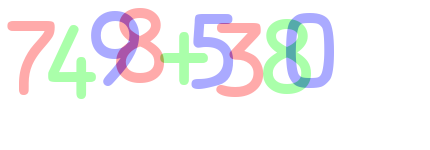
#> input picture 3.png, 430 x 150 px
$ python make_train_data.py
#> lines starting #> are read from the running program, lines starting #| are printed output that depends on the picture; after the words box and inside, x2 and y2 are one past the last pixel; in counts of white or black regions, pixels touching at a corner belong together
#> further down, image is the input picture: shape (150, 430, 3); mean B, G, R 243.7, 242.7, 243.4
### utils.py
import cv2
import numpy as np
import re

# 이미지 내의 문자 형태가 거의 동일하므로, 데이터를 조금만 수집해도 됨
# 가능한 12개의 문자 : 0, 1, 2, 3, 4, 5, 6, 7, 8, 9, +, -, x
# 색상 추출기를 활용하여, 각 문자의 색상이 어떻게 구성되어 있는지 확인
# 파란색 : RGB에서 B값이 항상 FF
# 초록색 : RGB에서 G값이 항상 FF
# 빨간색 : RGB에서 R값이 항상 FF
# 파란색 & 초록색 : RGB에서 R값이 항상 AA 이하
# 파란색 & 빨간색 : RGB에서 G값이 항상 AA 이하
# 초록색 & 빨간색 : RGB에서 B값이 항상 AA 이하

BLUE = 0
GREEN = 1
RED = 2

# 특정한 색상의 모든 단어가 포함된 이미지를 추출
# color이 blue일 경우
def get_chars(image, color):
    # other_1 : green, other_2 : red
    other_1 = (color + 1) % 3
    other_2 = (color + 2) % 3

    # 255는 FF, 즉 색이 섞이지 않은 것
    # green의 숫자와 기호의 RGB를 0, 0, 0으로 변경
    c = image[:, :, other_1] == 255
    image[c] = [0, 0, 0]
    # red의 숫자와 기호의 RGB를 0, 0, 0으로 변경
    c = image[:, :, other_2] == 255
    image[c] = [0, 0, 0]
    # 170은 AA, 즉 색이 섞여 있는 것
    # green과 red가 섞여있는 숫자의 RGB를 0, 0, 0으로 변경
    c = image[:, :, color] < 170
    image[c] = [0, 0, 0]
    # blue의 숫자와 기호의 RGB를 255, 255, 255로 변경
    c = image[:, :, color] != 0
    image[c] = [255, 255, 255]

    return image

# 전체 이미지에서 왼쪽부터 단어별로 이미지를 추출
def extract_chars(image):
    chars = []
    colors = [BLUE, GREEN, RED]
    for color in colors:
        image_from_one_color = get_chars(image.copy(), color)
        image_gray = cv2.cvtColor(image_from_one_color, cv2.COLOR_BGR2GRAY)
        ret, thresh = cv2.threshold(image_gray, 127, 255, 0)
        # RETR_EXTERNAL 옵션으로 숫자의 외각을 기준으로 분리
        contours = cv2.findContours(thresh, cv2.RETR_EXTERNAL, cv2.CHAIN_APPROX_SIMPLE)[1]

        for contour in contours:
            # 추출된 이미지 크기가 50 이상인 경우만 실제 문자 데이터인 것으로 파악
            area = cv2.contourArea(contour)
            if area > 50:
                x, y, width, height = cv2.boundingRect(contour)
                roi = image_gray[y:y + height, x:x + width]
                chars.append((x, roi))
#> this loop made 3 passes
#> pass 1, in get_chars, `c = image[:, :, other_1] == 255`:
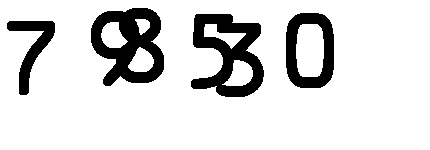
#> c: shape (150, 430) bool; 85.1% white; 4 black regions, box (x1, y1, x2, y2) and area: (91, 8, 164, 86) 3263, (191, 14, 264, 97) 3189, (286, 13, 334, 88) 1925, (7, 21, 55, 95) 1227
#> pass 1, in get_chars, `c = image[:, :, other_2] == 255`:
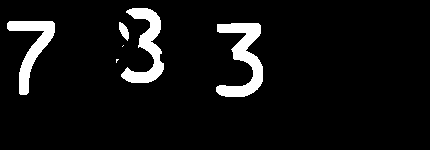
#> c: shape (150, 430) bool; 6.7% white; 6 white regions (2 under 20 px), largest, box (x1, y1, x2, y2) and area: (216, 23, 263, 97) 1614, (121, 8, 164, 83) 1359, (7, 21, 55, 95) 1227, (119, 22, 129, 41) 113
#> pass 1, in get_chars, `c = image[:, :, color] < 170`:
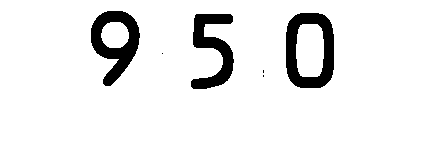
#> c: shape (150, 430) bool; 91.9% white; 6 black regions (3 under 20 px), largest, box (x1, y1, x2, y2) and area: (286, 13, 334, 88) 1925, (91, 11, 140, 86) 1749, (191, 14, 234, 89) 1568
#> after the loop:
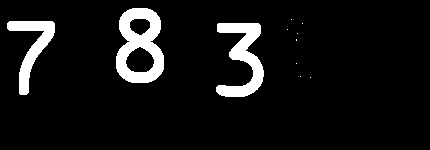
#> image_from_one_color: shape (150, 430, 3); 7.8% white; 11 white regions (8 under 20 px), largest, box (x1, y1, x2, y2) and area: (116, 8, 164, 83) 2127, (216, 23, 264, 97) 1665, (7, 21, 55, 95) 1227
#> after the loop, chars = 9 items

    # x축 기준으로 정렬
    chars = sorted(chars, key=lambda char: char[0])
    return chars

# 이미지를 (20 x 20) 크기로 통일
def resize20(image):
    resized = cv2.resize(image, (20, 20))
    return resized.reshape(-1, 400).astype(np.float32)

# 수식 정제
# eval() 함수를 이용하여 계산을 하는데(eval(7 + 5) => 12) 001 + 7 등과 같이 앞에
# 0이 있으면 에러가 발생할 수 있기 때문에 수식을 정제해 줘야 함
# [21 lines left out: function remove_first_0, not called in this run]

### make_train_data.py
import os
import cv2
import utils

# 0 ~ 9 : 숫자, 10 : +, 11 : -, 12 : *
# training_data 폴더 생성 및 그 내부에 0, 1, 2, 3, 4, 5, 6, 7, 8, 9, 10, 11, 12 폴더 생성
image = cv2.imread("3.png")
# 색상별로 숫자, 기호 이미지를 추출해 chars에 넣음
chars = utils.extract_chars(image)
#> chars = 9 items

for char in chars:
    # 먼저 각각의 이미지를 보여줌
    cv2.imshow('Image', char[1])
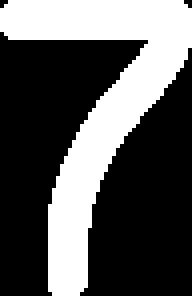
#> window 'Image': shape (74, 48) (shown 4 times larger); 34.5% white; 1 white region, box (x1, y1, x2, y2) and area: (0, 0, 48, 74) 1227
    # 사용자로 출력된 이미지와 같은 값을 입력 받음
    input = cv2.waitKey(0)
#> (key Esc is pressed here)
    resized = cv2.resize(char[1], (20, 20))
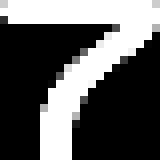
#> resized: shape (20, 20) (shown 8 times larger); min 0, max 255, mean 91

    # 48 : 0의 아스키 코드, 57 : 9의 아스키 코드
    if input >= 48 and input <= 57:
        name = str(input - 48)
        # os.walk('경로').next()[0] : 디렉토리 경로
        # os.walk('경로').next()[1] : 디렉토리 내의 디렉토리 개수
        # os.walk('경로').next()[2] : 디렉토리 내의 파일 개수
        file_count = len(next(os.walk('./training_data/' + name + '/'))[2])
        # 해당 폴더에 저장
        cv2.imwrite('./training_data/' + str(input - 48) + '/' + str(file_count + 1) + '.png', resized)
    # a : +, b : -, c : * 로 입력; ord() : 문자의 아스키 코드 값을 돌려주는 함수
    elif input == ord('a') or input == ord('b') or input == ord('c'):
        name = str(input - ord('a') + 10)
        file_count = len(next(os.walk('./training_data/' + name + '/'))[2])
        cv2.imwrite('./training_data/' + name + '/' + str(file_count + 1) + '.png', resized)
